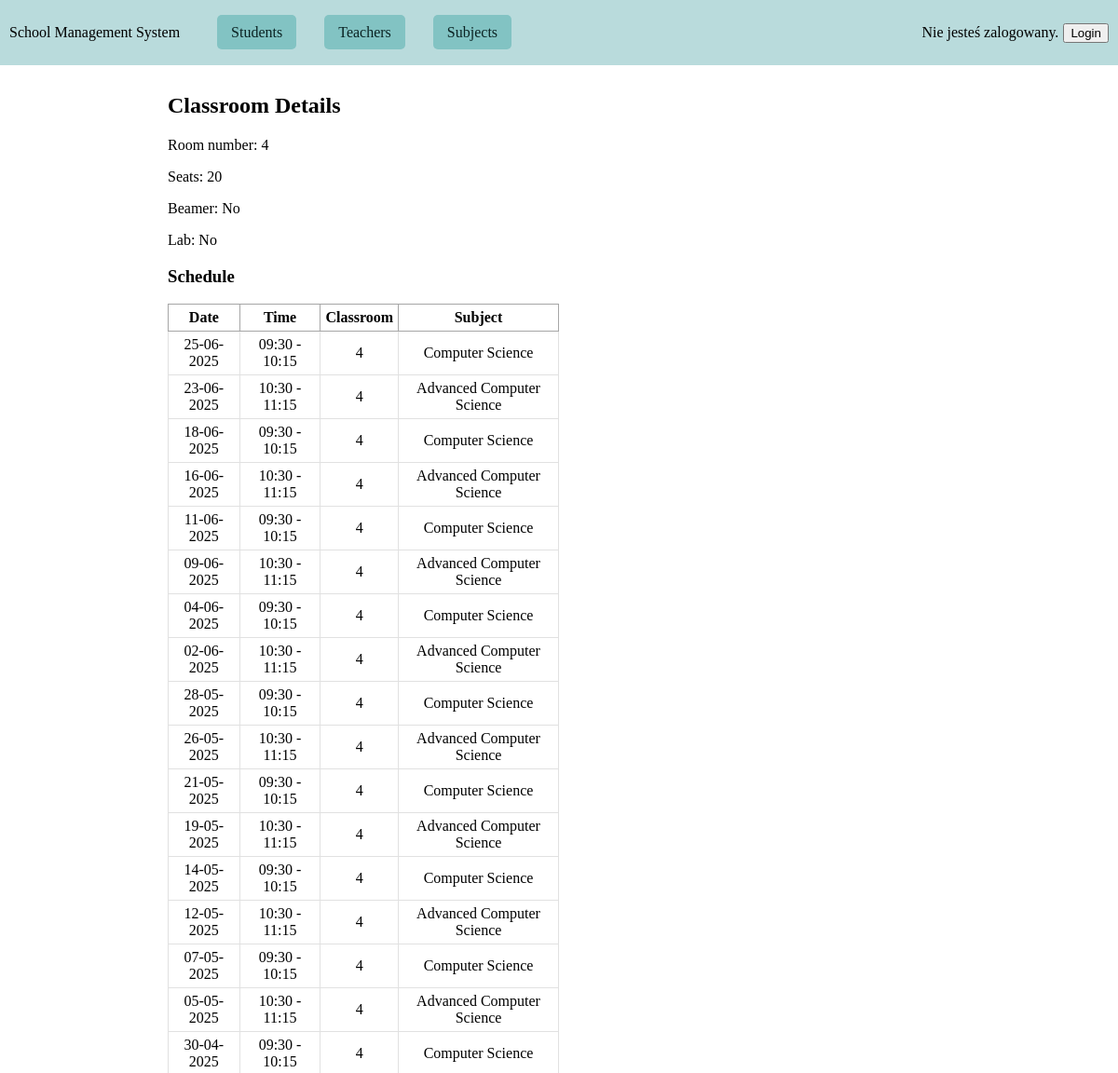
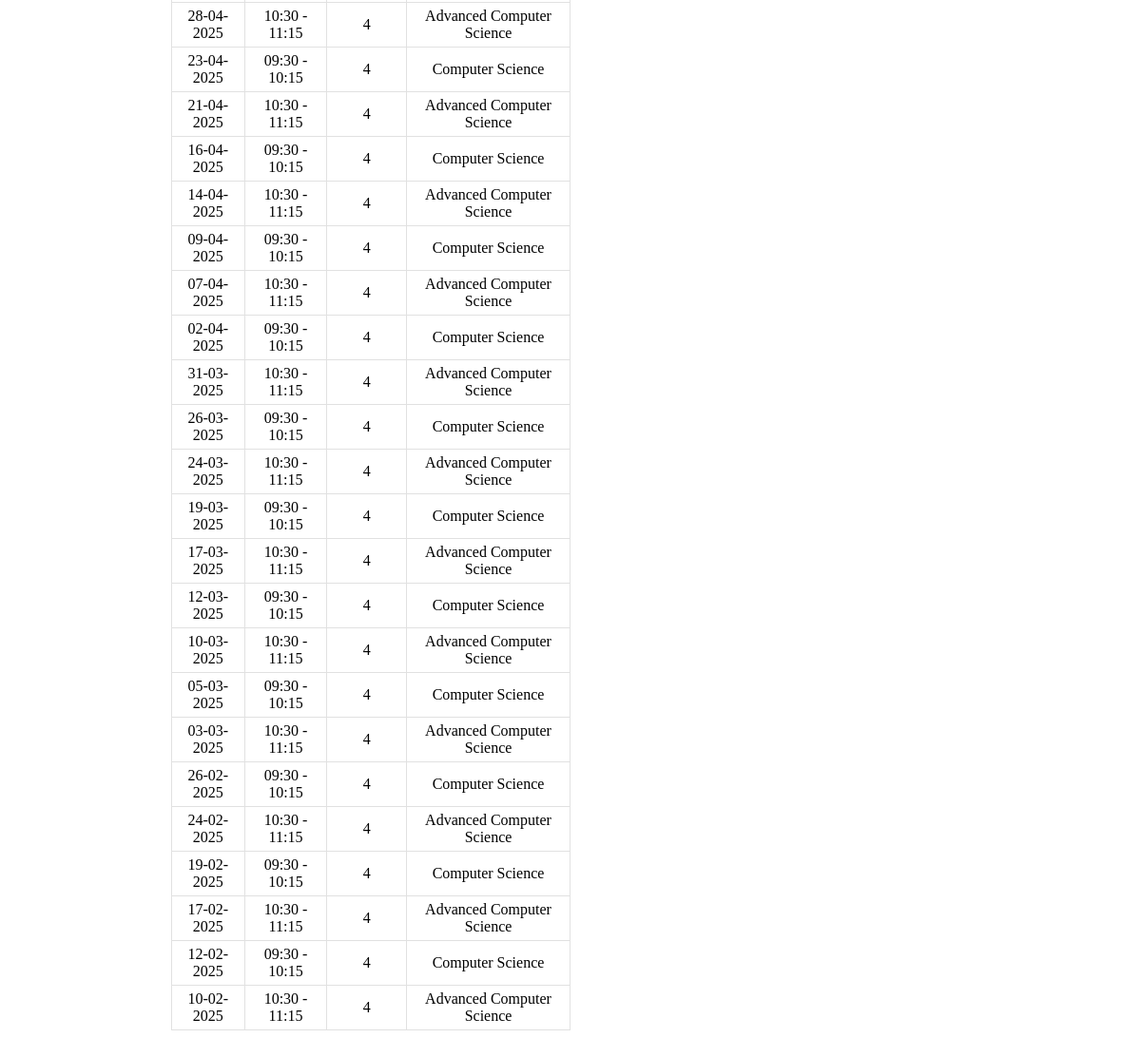
The page /teacher/classrooms/4/ on the database as committed earlier (2 pictures, top to bottom).
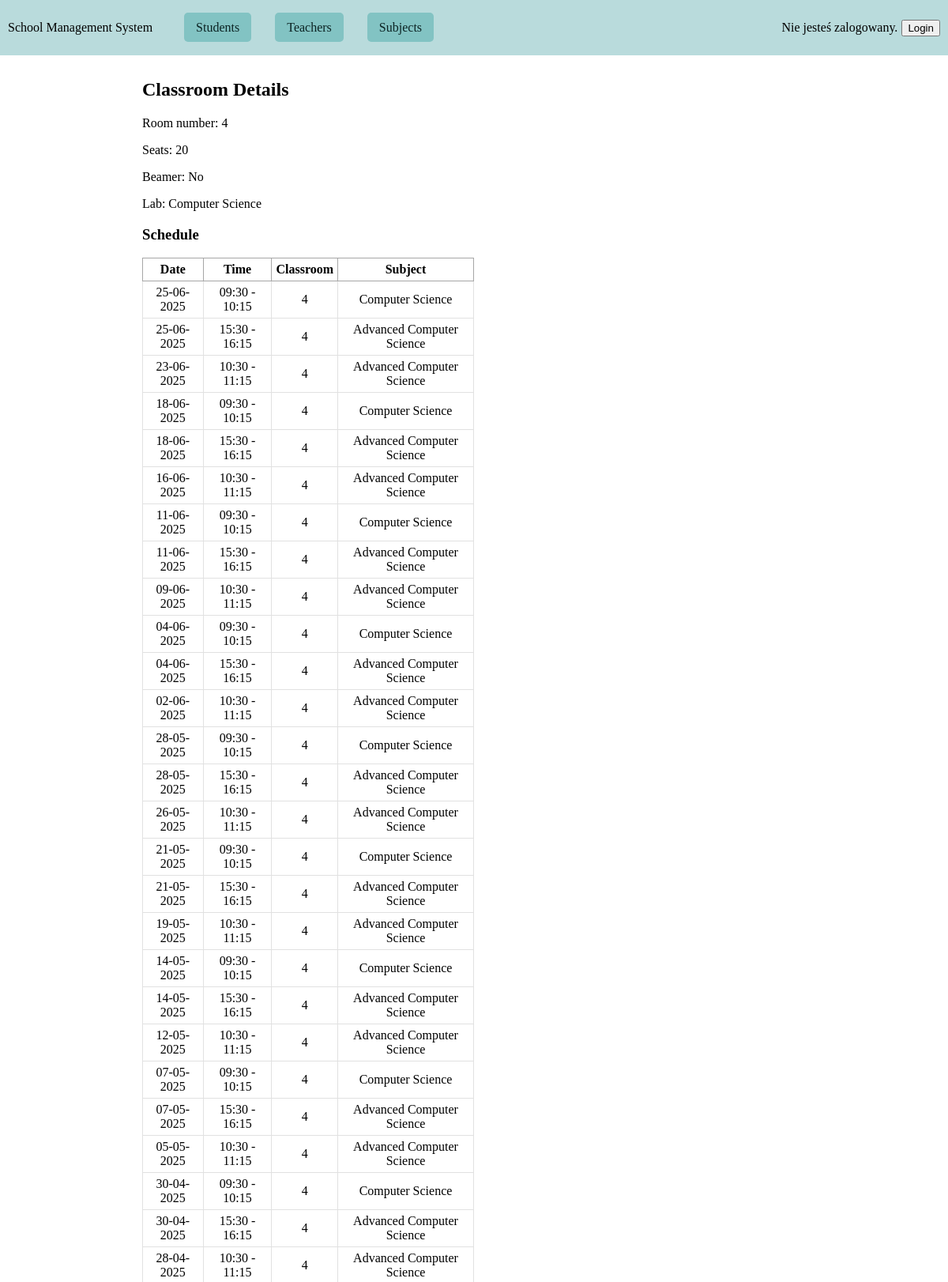
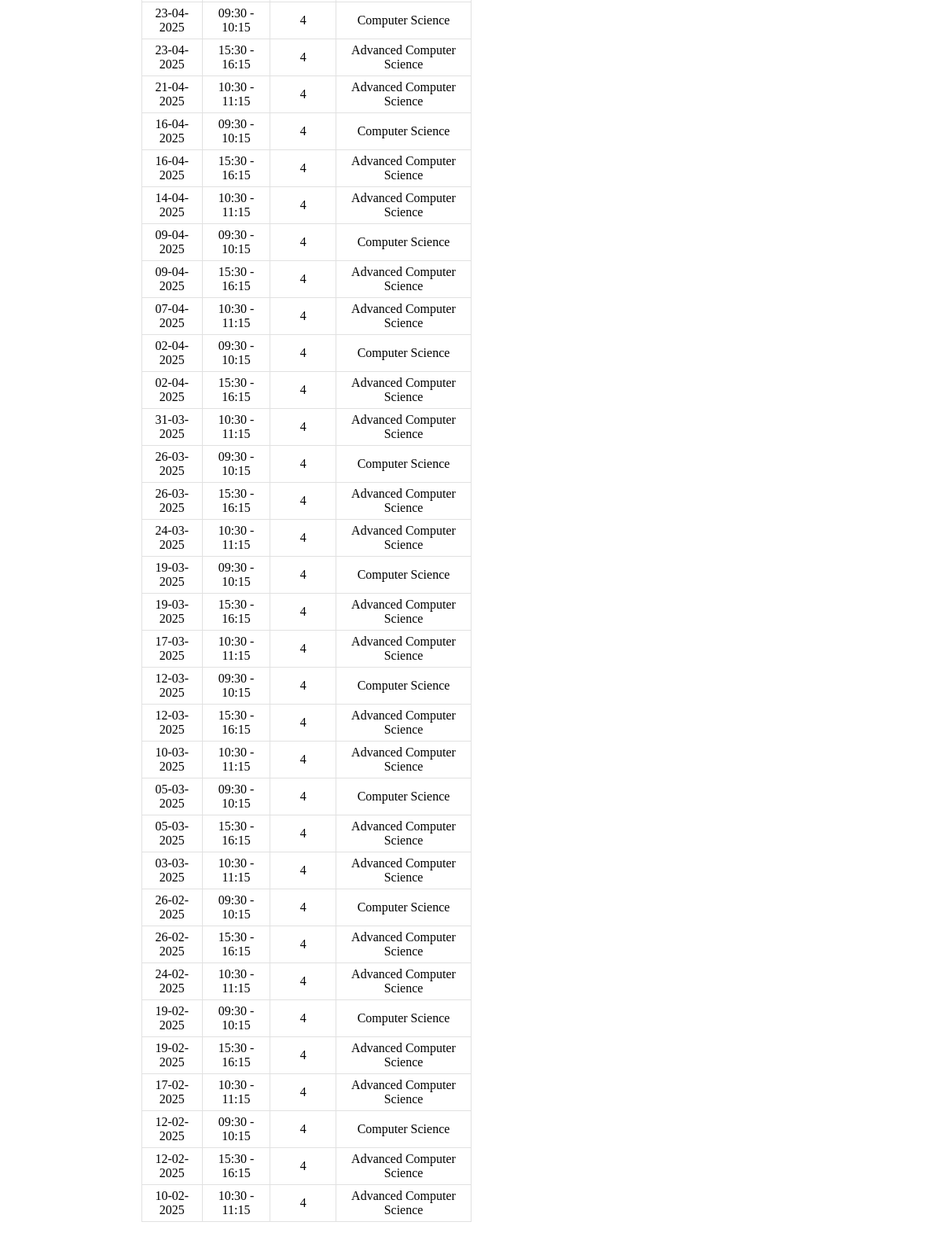
The same page on the database as committed later (2 pictures, top to bottom).
### schooldata/models.py (models this page shows, shortened)
class ClassRoom(models.Model):
    room_number = models.IntegerField(primary_key=True,null=False, blank=False, unique=True)
    seats = models.IntegerField(null=False, blank=False)
    beamer = models.BooleanField(default=False)
    lab = models.IntegerField(choices=LAB, default=0)
    class Meta:
        ordering = ['room_number']
        constraints = [
            CheckConstraint(check=Q(seats__gt=0), name='seats_gt_zero'),
        ]
        indexes = [
            Index(fields=['room_number']),
        ]

class Schedule(models.Model):
    class_room = models.ForeignKey(ClassRoom, on_delete=models.CASCADE)
    teacher = models.ForeignKey(Teacher, on_delete=models.CASCADE)
    subject = models.ForeignKey(Subject, on_delete=models.CASCADE)
    date = models.DateField(null=False, blank=False)
    time = models.TimeField(null=False, blank=False)
    end_time = models.TimeField(null=True, blank=True)
    recurring = models.BooleanField(default=False)
    end_date = models.DateField(null=True, blank=True)
    class Meta:
        unique_together = ('class_room', 'date','time')
        ordering = ['class_room', '-date', 'time']
        indexes = [
            Index(fields=['class_room', 'date']),
        ]

class Subject(models.Model):
    name = models.CharField(max_length=100, null=False, blank=False)
    level = models.IntegerField(choices=LEVELS, default=0)
    description = models.TextField(null=False, blank=False)
    students = models.ManyToManyField(Student, related_name="subjects")
    teachers = models.ManyToManyField(Teacher, related_name="subjects_taught")
    class Meta:
        unique_together = ('name', 'level')
        ordering = ['name', '-level']

### teacher/views.py (the view)
# urls.py: path("classrooms/<int:pk>/", ClassroomDetailView.as_view(), name="classroom-details"),
class ClassroomDetailView(DetailView):
    model = ClassRoom
    template_name = "teacher/classroom_detail.html"
    context_object_name = "classroom"
    def get_context_data(self, **kwargs):
        context = super().get_context_data(**kwargs)
        classroom = self.get_object()
        context['schedules'] = Schedule.objects.filter(class_room=classroom).select_related('teacher')
        return context

### teacher/templates/teacher/classroom_detail.html (shortened to what this page needs)
{% extends 'schooldata/base.html' %}
{% block content %}
    <div class="content">
        <h2>Classroom Details</h2>
        <p>Room number: {{classroom.room_number }}</p>
        <p>Seats: {{classroom.seats }}</p>
        <p>Beamer: {% if classroom.beamer %} Yes {% else %} No {%endif %}</p>
        <p>Lab: {{classroom.get_lab_display }}</p>
        <h3>Schedule</h3>
                    <table class="schedule-table">
                        <thead>
                            <tr>
                                <th>Date</th>
                                <th>Time</th>
                                <th>Classroom</th>
                                <th>Subject</th>
                            </tr>
                        </thead>
                        <tbody>
                            {% for schedule in schedules %}
                                <tr>
                                    <td>{{schedule.date|date:"d-m-Y"}}</td>
                                    <td>{{schedule.time|time:"H:i"}} - {{schedule.end_time|time:"H:i"}}</td>
                                    <td>{{schedule.class_room.room_number}}</td>
                                    <td>{{schedule.subject.name}}</td>
                                </tr>
                            {% endfor %}
                        </tbody>
                    </table>
    </div>
{% endblock %}

### schooldata/templates/schooldata/base.html (shortened to what this page needs)
{% load static %}
<!DOCTYPE html>
<html lang="en">
<head>
    <link rel="stylesheet" href="{% static 'styles.css' %}">
</head>
<body>
    <navbar class="navbar">
        <div class="header-title">
            <p>School Management System</p>
            <ul>
                <li><a href="{% url 'students' %}" class="nav-link">Students</a></li>
                <li><a href="{% url 'teachers' %}" class="nav-link">Teachers</a> </li>
                <li><a href="{% url 'subjects' %}" class="nav-link">Subjects</a></li>
            </ul>
        </div>
        <div class="login-logout">
            {% if user.is_authenticated %}
            <p>Witaj, {{ user.username }}!</p>
            <form id="logout-form" method="post" action="{% url 'logout' %}">
                {% csrf_token %}
                <button type="submit" class="btn btn-danger">Logout</button>
            </form>
            {% else %}
            <p>Nie jesteś zalogowany.</p>
            <form id="login-form" method="get" action="{% url 'login' %}">
                <button type="submit" class="btn btn-danger">Login</button>
            </form>
            {% endif %}
        </div>
    </navbar>
{% block content %} {% endblock %}
</body>
</html>

### schooldata/static/styles.css (style rules this page uses)
body { margin: 0; }
.navbar { display: flex; flex-direction: row; background-color: #b9dbdc; padding: 10px; margin-bottom: 30px; justify-content: space-between; }
.header-title { display: flex; flex-direction: row; }
.login-logout { align-self: center; justify-self: center; display: flex; flex-direction: row; align-items: center; }
.login-logout p { margin-right: 5px; }
.navbar ul { display: flex; flex-direction: row; }
.navbar ul li { margin-right: 10px; list-style: none; }
.navbar ul li a { margin-right: 20px; text-decoration: none; text-effect: none; color: #0b2323; padding: 10px 15px; background-color: #82c3c3; border-radius: 5px; }
.content { width: 70%; margin: auto; margin-bottom: 100px; }
.schedule-table { width: 50%; border-collapse: collapse; border-width: 1px; border-style: solid; border-color: #a6a6a6; }
.schedule-table th { text-align: center; border-width: 1px; border-style: solid; border-color: #a6a6a6; padding: 5px; }
.schedule-table td { border-width: 1px; border-style: solid; border-color: #e1e1e1; padding: 5px; text-align: center; }

Rows that differ between the two databases and show on the page:
changed ClassRoom id 4: lab "No" → "Computer Science"
added Schedule: date "25-06-2025", time "15:30", end_time "16:15", class_room.room_number "4", subject.name "Advanced Computer Science"
added Schedule: date "18-06-2025", time "15:30", end_time "16:15", class_room.room_number "4", subject.name "Advanced Computer Science"
added Schedule: date "11-06-2025", time "15:30", end_time "16:15", class_room.room_number "4", subject.name "Advanced Computer Science"
added Schedule: date "04-06-2025", time "15:30", end_time "16:15", class_room.room_number "4", subject.name "Advanced Computer Science"
added Schedule: date "28-05-2025", time "15:30", end_time "16:15", class_room.room_number "4", subject.name "Advanced Computer Science"
added Schedule: date "21-05-2025", time "15:30", end_time "16:15", class_room.room_number "4", subject.name "Advanced Computer Science"
added Schedule: date "14-05-2025", time "15:30", end_time "16:15", class_room.room_number "4", subject.name "Advanced Computer Science"
added Schedule: date "07-05-2025", time "15:30", end_time "16:15", class_room.room_number "4", subject.name "Advanced Computer Science"
added Schedule: date "30-04-2025", time "15:30", end_time "16:15", class_room.room_number "4", subject.name "Advanced Computer Science"
added Schedule: date "23-04-2025", time "15:30", end_time "16:15", class_room.room_number "4", subject.name "Advanced Computer Science"
added Schedule: date "16-04-2025", time "15:30", end_time "16:15", class_room.room_number "4", subject.name "Advanced Computer Science"
added Schedule: date "09-04-2025", time "15:30", end_time "16:15", class_room.room_number "4", subject.name "Advanced Computer Science"
added Schedule: date "02-04-2025", time "15:30", end_time "16:15", class_room.room_number "4", subject.name "Advanced Computer Science"
added Schedule: date "26-03-2025", time "15:30", end_time "16:15", class_room.room_number "4", subject.name "Advanced Computer Science"
added Schedule: date "19-03-2025", time "15:30", end_time "16:15", class_room.room_number "4", subject.name "Advanced Computer Science"
added Schedule: date "12-03-2025", time "15:30", end_time "16:15", class_room.room_number "4", subject.name "Advanced Computer Science"
added Schedule: date "05-03-2025", time "15:30", end_time "16:15", class_room.room_number "4", subject.name "Advanced Computer Science"
added Schedule: date "26-02-2025", time "15:30", end_time "16:15", class_room.room_number "4", subject.name "Advanced Computer Science"
added Schedule: date "19-02-2025", time "15:30", end_time "16:15", class_room.room_number "4", subject.name "Advanced Computer Science"
added Schedule: date "12-02-2025", time "15:30", end_time "16:15", class_room.room_number "4", subject.name "Advanced Computer Science"
